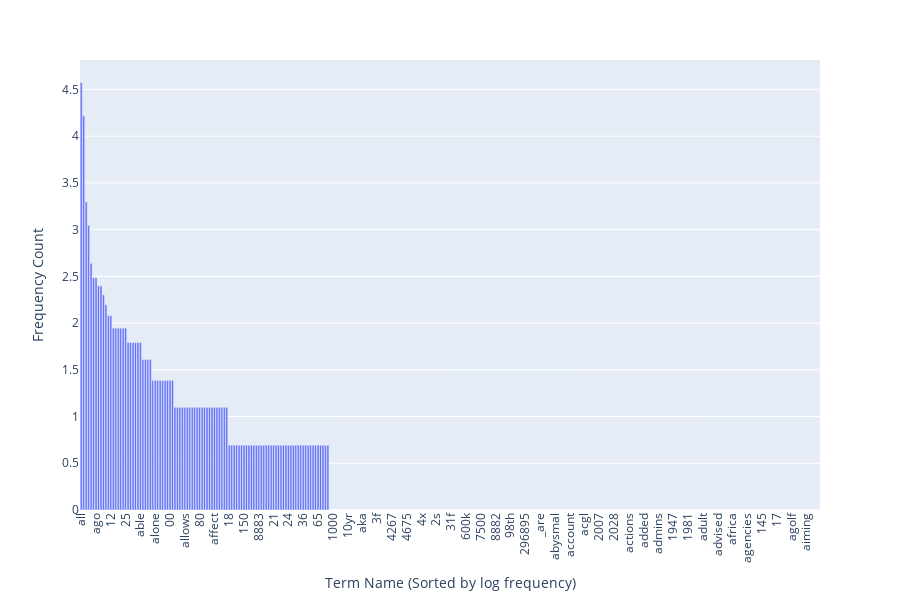

Write notebook code for a chart like this one.
### Markdown cell above
### >>> **Exercise 15 (take home):** 
You can copy the code from the previous exercise and change the 'term_frequencies' variable for the 'term_frequencies_log', comment about the differences that you observe and talk about other possible insights that we can get from a log distribution.

### Code cell
# Answer here
df_freq_log = pd.DataFrame({
    "term": count_vect.get_feature_names_out()[:300],
    "freq": np.asarray(term_frequencies_log)[:300]
})
df_log_sorted = df_freq_log.sort_values(by='freq', ascending=False).reset_index(drop=True)
fig_log_sorted = px.bar(df_log_sorted, x='term', y='freq', height=600)
fig_log_sorted.update_layout(xaxis_tickangle=-90, xaxis_title_text='Term Name (Sorted by log frequency)', yaxis_title_text='Frequency Count')

### Figure 1 — Plotly figure (JSON) as saved in the notebook; plotly's stock layout.template omitted (floating-point values rounded to 4 significant figures; data arrays with more than 128 entries replaced by an {"elided": "..."} marker saying what was removed)
{"data": [{"hovertemplate": "term=%{x}<br>freq=%{y}<extra></extra>", "legendgroup": "", "marker": {"color": "#636efa", "pattern": {"shape": ""}}, "name": "", "orientation": "v", "showlegend": false, "textposition": "auto", "type": "bar", "x": {"elided": "300 str values"}, "xaxis": "x", "y": {"elided": "300 float values"}, "yaxis": "y"}], "layout": {"barmode": "relative", "height": 600, "legend": {"tracegroupgap": 0}, "margin": {"t": 60}, "xaxis": {"anchor": "y", "domain": [0, 1], "tickangle": -90, "title": {"text": "Term Name (Sorted by log frequency)"}}, "yaxis": {"anchor": "x", "domain": [0, 1], "title": {"text": "Frequency Count"}}}}
